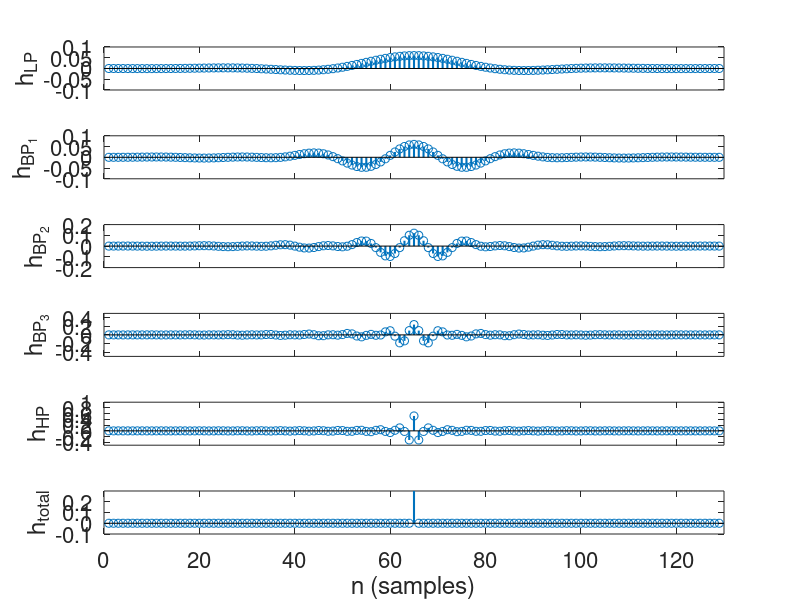

The MATLAB source for this figure:
%  Calculating the equivalent impulse response for a 
%  5 band graphic equalizer
%
%  written by Dr. Thad B. Welch, PE {t.b.welch@ieee.org}
%  16 September 1998, July 2002, June 2004
%  modified by CHGW on 10 Jul 2002
%  copyright (c) 1998, 2002, 2004

% Simulation inputs
load('equalizer.mat')
A = [1.0 1.0 1.0 1.0 1.0]; % graphic equalizer scale factors

% Calculated terms
equivalentFilter = A(1)*filt1.tf.num + A(2)*filt2.tf.num + ...
    A(3)*filt3.tf.num + A(4)*filt4.tf.num + A(5)*filt5.tf.num;

% Plotting commands follow ... see the book CD-Rom for the details
% Simulation outputs
myFontSize = 16;            % font size for the plot labels

subplot(6,1,1)
P1 = stem(A(1)*filt1.tf.num);
set(gca, 'FontSize', myFontSize)
set(P1, 'LineWidth', 1.5)
axis([0 130 -0.1 0.1])
set(gca,'XTickLabel', []')
ylabel('h_{LP}')

subplot(6,1,2)
P2 = stem(A(2)*filt2.tf.num);
set(gca, 'FontSize', myFontSize)
set(P2, 'LineWidth', 1.5)
axis([0 130 -0.1 0.1])
set(gca,'XTickLabel', []')
ylabel('h_{BP_1}')

subplot(6,1,3)
P3 = stem(A(3)*filt3.tf.num);
set(gca, 'FontSize', myFontSize)
set(P3, 'LineWidth', 1.5)
axis([0 130 -0.2 0.2])
set(gca,'XTickLabel', []')
ylabel('h_{BP_2}')

subplot(6,1,4)
P4 = stem(A(4)*filt4.tf.num);
set(gca, 'FontSize', myFontSize)
set(P4, 'LineWidth', 1.5)
axis([0 130 -0.5 0.5])
set(gca,'XTickLabel', []')
ylabel('h_{BP_3}')

subplot(6,1,5)
P5 = stem(A(5)*filt5.tf.num);
set(gca, 'FontSize', myFontSize)
set(P5, 'LineWidth', 1.5)
axis([0 130 -0.5 1.0])
set(gca,'XTickLabel', []')
ylabel('h_{HP}')

subplot(6,1,6)
P6 = stem(equivalentFilter);
set(gca, 'FontSize', myFontSize)
set(P6, 'LineWidth', 1.5)
axis([0 130 -0.1 0.3])
xlabel('n (samples)')
ylabel('h_{total}')

% print -deps2 ImpRspWithGain
